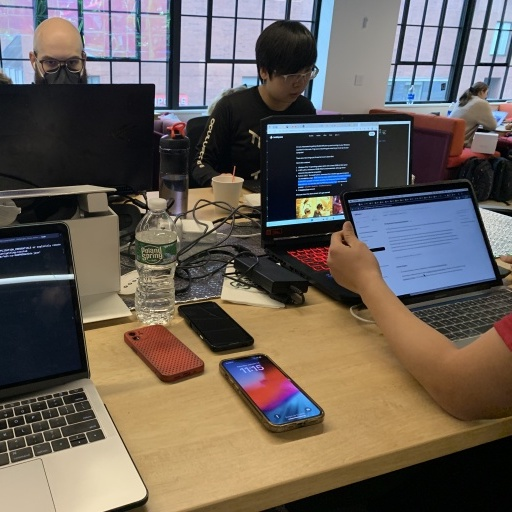
#> input picture base_image.jpg, 512 x 512 px
$ python -i detect_image.py   (imports and definitions only)
#> lines starting #> are read from the running program, lines starting #| are printed output that depends on the picture; after the words box and inside, x2 and y2 are one past the last pixel; in counts of white or black regions, pixels touching at a corner belong together
#> further down, picture is the input picture: shape (512, 512, 3); mean B, G, R 88.9, 96.5, 105.6
import cv2
from google.cloud import vision

# [68 lines left out: functions localize_objects, bounding_box, generate_bw_overlay, not called in this run]


def produce_overlay(img_bw):
    # src = cv2.imread("black_and_white.jpg", 1)
    src = img_bw
    ## print(src.shape)
    tmp = cv2.cvtColor(src, cv2.COLOR_BGR2GRAY)
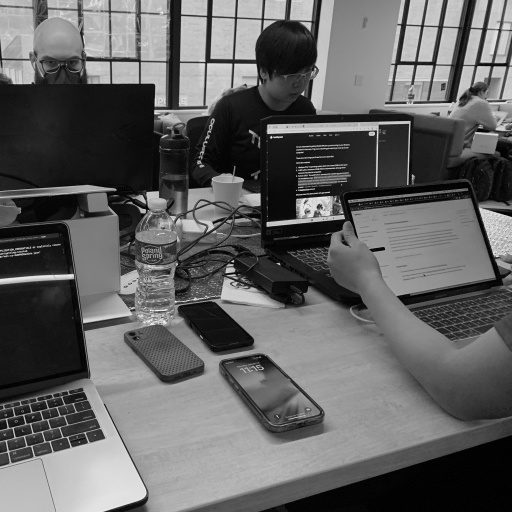
#> tmp: shape (512, 512); min 0, max 245, mean 98.3
    _, alpha = cv2.threshold(tmp, 0, 255, cv2.THRESH_BINARY)
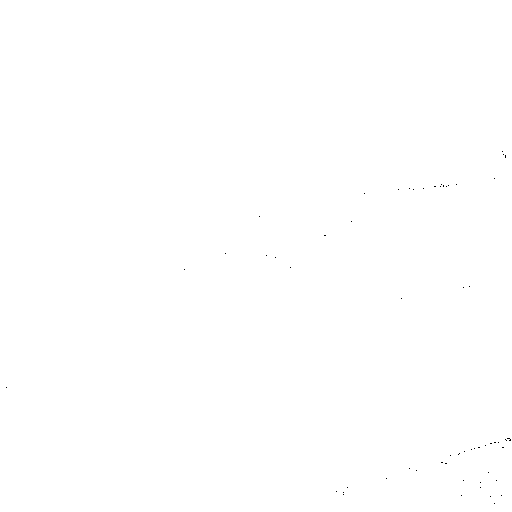
#> alpha: shape (512, 512); 100% white; black in thin lines or dots, all inside (x1, y1, x2, y2) = (6, 151, 511, 504)
    b, g, r = cv2.split(src)
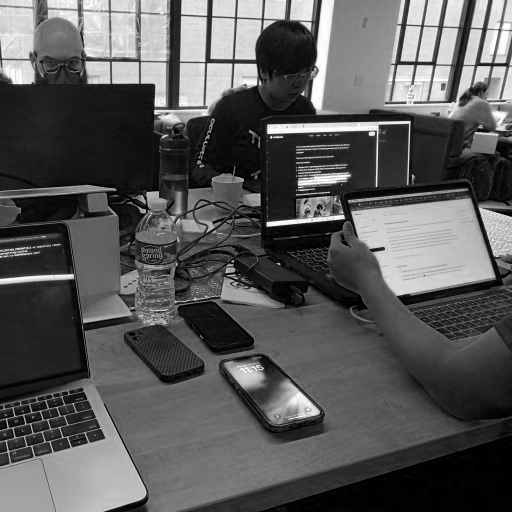
#> b: shape (512, 512); min 0, max 255, mean 88.9
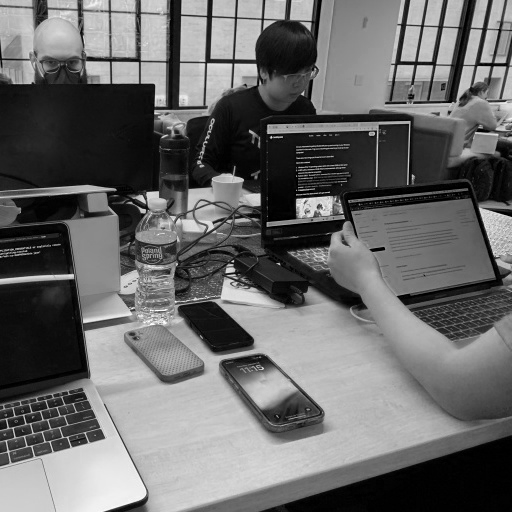
#> r: shape (512, 512); min 0, max 255, mean 105.6
    rgba = [b, g, r, alpha]
    dst = cv2.merge(rgba, 4)
    cv2.imwrite("overlay.png", dst)


# [81 lines left out: functions end_to_end, main, main2, not called in this run]


# main()
# [1 line not run here, left out]

>>> import cv2
>>> picture = cv2.imread('../base_image.jpg')
>>> result = produce_overlay(picture)
